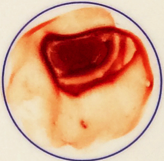
#> input picture notagglu/1.png, 164 x 161 px; its folder holds only this picture in this run
$ python imageResize.py
#> lines starting #> are read from the running program, lines starting #| are printed output that depends on the picture
import cv2
import imutils as im

for i in range(1,30):
    img = cv2.imread('./notagglu/'+str(i)+'.png')
#> img is the input picture: shape (161, 164, 3); mean B, G, R 131.9, 162, 216.5
    img = cv2.resize(img,(80,80))
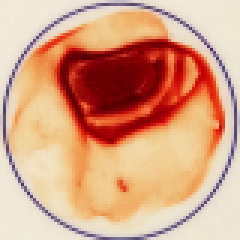
#> img: shape (80, 80, 3) (shown 3 times larger); mean B, G, R 131.8, 161.9, 216.4
    print(img.shape)
#| (80, 80, 3)
#> (the run stopped early here; a loop or call above may not have finished)
